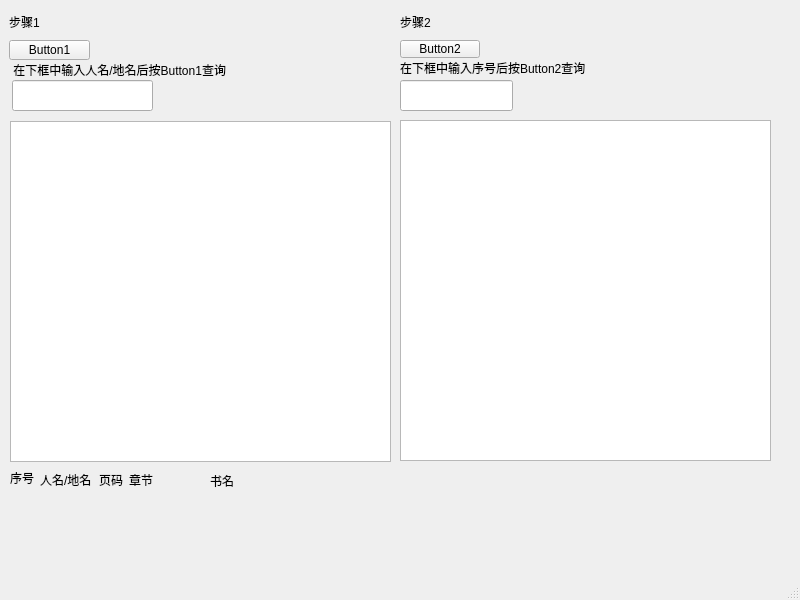
<?xml version="1.0" encoding="UTF-8"?>
<ui version="4.0">
 <class>MainWindow</class>
 <widget class="QMainWindow" name="MainWindow">
  <property name="geometry">
   <rect>
    <x>0</x>
    <y>0</y>
    <width>800</width>
    <height>600</height>
   </rect>
  </property>
  <property name="windowTitle">
   <string>MainWindow</string>
  </property>
  <widget class="QWidget" name="centralwidget">
   <widget class="QPushButton" name="Button1">
    <property name="geometry">
     <rect>
      <x>9</x>
      <y>40</y>
      <width>81</width>
      <height>20</height>
     </rect>
    </property>
    <property name="text">
     <string>Button1</string>
    </property>
   </widget>
   <widget class="QPushButton" name="Button_2">
    <property name="geometry">
     <rect>
      <x>400</x>
      <y>40</y>
      <width>80</width>
      <height>18</height>
     </rect>
    </property>
    <property name="text">
     <string>Button2</string>
    </property>
   </widget>
   <widget class="QLineEdit" name="name">
    <property name="geometry">
     <rect>
      <x>12</x>
      <y>80</y>
      <width>141</width>
      <height>31</height>
     </rect>
    </property>
   </widget>
   <widget class="QLineEdit" name="serialnumber">
    <property name="geometry">
     <rect>
      <x>400</x>
      <y>80</y>
      <width>113</width>
      <height>31</height>
     </rect>
    </property>
   </widget>
   <widget class="QTextBrowser" name="textBrowser">
    <property name="geometry">
     <rect>
      <x>10</x>
      <y>121</y>
      <width>381</width>
      <height>341</height>
     </rect>
    </property>
   </widget>
   <widget class="QTextBrowser" name="textBrowser_2">
    <property name="geometry">
     <rect>
      <x>400</x>
      <y>120</y>
      <width>371</width>
      <height>341</height>
     </rect>
    </property>
   </widget>
   <widget class="QLabel" name="label">
    <property name="geometry">
     <rect>
      <x>10</x>
      <y>60</y>
      <width>321</width>
      <height>20</height>
     </rect>
    </property>
    <property name="text">
     <string> 在下框中输入人名/地名后按Button1查询</string>
    </property>
   </widget>
   <widget class="QLabel" name="label_2">
    <property name="geometry">
     <rect>
      <x>400</x>
      <y>60</y>
      <width>201</width>
      <height>16</height>
     </rect>
    </property>
    <property name="text">
     <string>在下框中输入序号后按Button2查询</string>
    </property>
   </widget>
   <widget class="QLabel" name="label_3">
    <property name="geometry">
     <rect>
      <x>9</x>
      <y>12</y>
      <width>41</width>
      <height>20</height>
     </rect>
    </property>
    <property name="text">
     <string>步骤1</string>
    </property>
   </widget>
   <widget class="QLabel" name="label_4">
    <property name="geometry">
     <rect>
      <x>400</x>
      <y>12</y>
      <width>40</width>
      <height>20</height>
     </rect>
    </property>
    <property name="text">
     <string>步骤2</string>
    </property>
   </widget>
   <widget class="QLabel" name="label_5">
    <property name="geometry">
     <rect>
      <x>10</x>
      <y>470</y>
      <width>40</width>
      <height>16</height>
     </rect>
    </property>
    <property name="text">
     <string>序号</string>
    </property>
   </widget>
   <widget class="QLabel" name="label_6">
    <property name="geometry">
     <rect>
      <x>40</x>
      <y>459</y>
      <width>51</width>
      <height>41</height>
     </rect>
    </property>
    <property name="text">
     <string>人名/地名</string>
    </property>
   </widget>
   <widget class="QLabel" name="label_7">
    <property name="geometry">
     <rect>
      <x>99</x>
      <y>459</y>
      <width>41</width>
      <height>41</height>
     </rect>
    </property>
    <property name="text">
     <string>页码</string>
    </property>
   </widget>
   <widget class="QLabel" name="label_8">
    <property name="geometry">
     <rect>
      <x>129</x>
      <y>459</y>
      <width>61</width>
      <height>41</height>
     </rect>
    </property>
    <property name="text">
     <string>章节</string>
    </property>
   </widget>
   <widget class="QLabel" name="label_9">
    <property name="geometry">
     <rect>
      <x>210</x>
      <y>470</y>
      <width>40</width>
      <height>21</height>
     </rect>
    </property>
    <property name="text">
     <string>书名</string>
    </property>
   </widget>
  </widget>
  <widget class="QMenuBar" name="menubar">
   <property name="geometry">
    <rect>
     <x>0</x>
     <y>0</y>
     <width>800</width>
     <height>17</height>
    </rect>
   </property>
  </widget>
  <widget class="QStatusBar" name="statusbar"/>
 </widget>
 <resources/>
 <connections/>
</ui>
